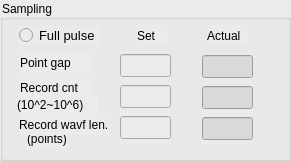
   <widget class="QGroupBox" name="groupBox_Sampling">
    <property name="geometry">
     <rect>
      <x>140</x>
      <y>20</y>
      <width>291</width>
      <height>161</height>
     </rect>
    </property>
    <property name="styleSheet">
     <string notr="true">background-color: rgb(235, 235, 235);</string>
    </property>
    <property name="title">
     <string>Sampling</string>
    </property>
    <widget class="QLabel" name="label_55">
     <property name="geometry">
      <rect>
       <x>20</x>
       <y>52</y>
       <width>71</width>
       <height>21</height>
      </rect>
     </property>
     <property name="font">
      <font>
       <family>Arial</family>
       <pointsize>9</pointsize>
       <weight>50</weight>
       <bold>false</bold>
      </font>
     </property>
     <property name="text">
      <string>Point gap</string>
     </property>
    </widget>
    <widget class="QLabel" name="label_112">
     <property name="geometry">
      <rect>
       <x>20</x>
       <y>77</y>
       <width>71</width>
       <height>21</height>
      </rect>
     </property>
     <property name="font">
      <font>
       <family>Arial</family>
       <pointsize>9</pointsize>
       <weight>50</weight>
       <bold>false</bold>
      </font>
     </property>
     <property name="text">
      <string>Record cnt</string>
     </property>
    </widget>
    <widget class="QLabel" name="label_113">
     <property name="geometry">
      <rect>
       <x>17</x>
       <y>94</y>
       <width>81</width>
       <height>21</height>
      </rect>
     </property>
     <property name="font">
      <font>
       <family>Arial</family>
       <pointsize>9</pointsize>
       <weight>50</weight>
       <bold>false</bold>
      </font>
     </property>
     <property name="text">
      <string>(10^2~10^6)</string>
     </property>
    </widget>
    <widget class="QLabel" name="label_115">
     <property name="geometry">
      <rect>
       <x>27</x>
       <y>129</y>
       <width>41</width>
       <height>20</height>
      </rect>
     </property>
     <property name="font">
      <font>
       <family>Arial</family>
       <pointsize>9</pointsize>
       <weight>50</weight>
       <bold>false</bold>
      </font>
     </property>
     <property name="text">
      <string>(points)</string>
     </property>
    </widget>
    <widget class="QLabel" name="label_114">
     <property name="geometry">
      <rect>
       <x>19</x>
       <y>114</y>
       <width>91</width>
       <height>21</height>
      </rect>
     </property>
     <property name="font">
      <font>
       <family>Arial</family>
       <pointsize>9</pointsize>
       <weight>50</weight>
       <bold>false</bold>
      </font>
     </property>
     <property name="text">
      <string>Record wavf len.</string>
     </property>
    </widget>
    <widget class="QLabel" name="label_52">
     <property name="geometry">
      <rect>
       <x>137</x>
       <y>25</y>
       <width>31</width>
       <height>21</height>
      </rect>
     </property>
     <property name="font">
      <font>
       <family>Arial</family>
       <pointsize>9</pointsize>
       <weight>50</weight>
       <bold>false</bold>
      </font>
     </property>
     <property name="text">
      <string>Set</string>
     </property>
    </widget>
    <widget class="QLabel" name="label_54">
     <property name="geometry">
      <rect>
       <x>207</x>
       <y>25</y>
       <width>41</width>
       <height>21</height>
      </rect>
     </property>
     <property name="font">
      <font>
       <family>Arial</family>
       <pointsize>9</pointsize>
       <weight>50</weight>
       <bold>false</bold>
      </font>
     </property>
     <property name="text">
      <string>Actual</string>
     </property>
    </widget>
    <widget class="QRadioButton" name="radioButton_Full">
     <property name="geometry">
      <rect>
       <x>19</x>
       <y>26</y>
       <width>81</width>
       <height>19</height>
      </rect>
     </property>
     <property name="font">
      <font>
       <family>Arial</family>
       <pointsize>10</pointsize>
       <weight>50</weight>
       <bold>false</bold>
      </font>
     </property>
     <property name="text">
      <string>Full pulse</string>
     </property>
    </widget>
    <widget class="QWidget" name="layoutWidget">
     <property name="geometry">
      <rect>
       <x>120</x>
       <y>52</y>
       <width>51</width>
       <height>92</height>
      </rect>
     </property>
     <layout class="QVBoxLayout" name="verticalLayout_16">
      <item>
       <widget class="QLineEdit" name="lineEdit_SP_PGset">
        <property name="font">
         <font>
          <family>Arial</family>
          <pointsize>10</pointsize>
          <weight>50</weight>
          <bold>false</bold>
         </font>
        </property>
        <property name="text">
         <string/>
        </property>
       </widget>
      </item>
      <item>
       <widget class="QLineEdit" name="lineEdit_SP_RCset">
        <property name="font">
         <font>
          <family>Arial</family>
          <pointsize>10</pointsize>
          <weight>50</weight>
          <bold>false</bold>
         </font>
        </property>
        <property name="text">
         <string/>
        </property>
       </widget>
      </item>
      <item>
       <widget class="QLineEdit" name="lineEdit_SP_RWset">
        <property name="font">
         <font>
          <family>Arial</family>
          <pointsize>10</pointsize>
          <weight>50</weight>
          <bold>false</bold>
         </font>
        </property>
        <property name="text">
         <string/>
        </property>
       </widget>
      </item>
     </layout>
    </widget>
    <widget class="QWidget" name="layoutWidget">
     <property name="geometry">
      <rect>
       <x>202</x>
       <y>53</y>
       <width>51</width>
       <height>92</height>
      </rect>
     </property>
     <layout class="QVBoxLayout" name="verticalLayout_17">
      <item>
       <widget class="QLineEdit" name="lineEdit_SP_PGact">
        <property name="font">
         <font>
          <family>Arial</family>
          <pointsize>10</pointsize>
          <weight>50</weight>
          <bold>false</bold>
         </font>
        </property>
        <property name="styleSheet">
         <string notr="true">background-color: rgb(217, 217, 217);</string>
        </property>
       </widget>
      </item>
      <item>
       <widget class="QLineEdit" name="lineEdit_SP_RCact">
        <property name="font">
         <font>
          <family>Arial</family>
          <pointsize>10</pointsize>
          <weight>50</weight>
          <bold>false</bold>
         </font>
        </property>
        <property name="styleSheet">
         <string notr="true">background-color: rgb(217, 217, 217);</string>
        </property>
       </widget>
      </item>
      <item>
       <widget class="QLineEdit" name="lineEdit_SP_RWact">
        <property name="font">
         <font>
          <family>Arial</family>
          <pointsize>10</pointsize>
          <weight>50</weight>
          <bold>false</bold>
         </font>
        </property>
        <property name="styleSheet">
         <string notr="true">background-color: rgb(217, 217, 217);</string>
        </property>
       </widget>
      </item>
     </layout>
    </widget>
   </widget>
